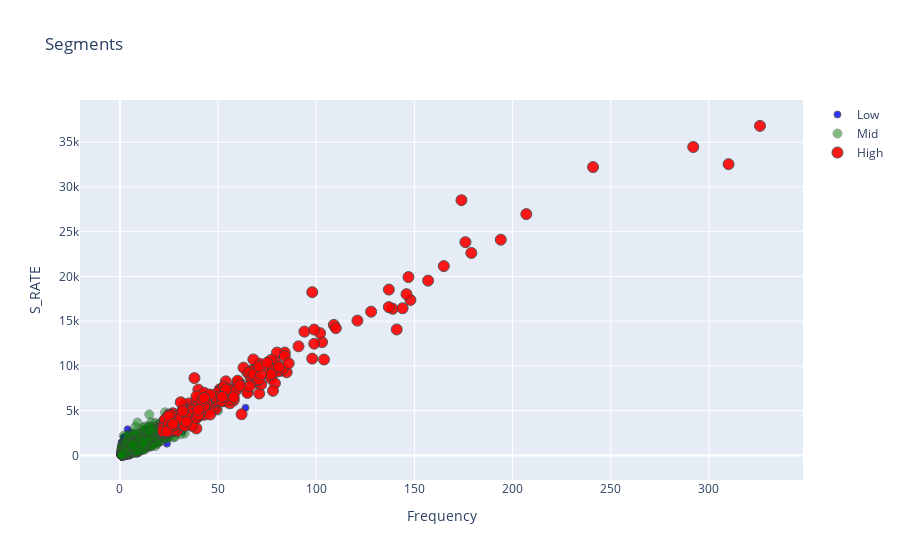

The code cell stored with this chart in its notebook:
### Code cell
plot_layout = go.Layout(
        yaxis= {'title': "S_RATE"},
        xaxis= {'title': "Frequency"},
        title='Segments'
    )
fig = go.Figure(data=plot_data, layout=plot_layout)
pyoff.iplot(fig)

### Figure 1 — Plotly figure (JSON) as saved in the notebook; plotly's stock layout.template omitted (floating-point values rounded to 4 significant figures; data arrays with more than 128 entries replaced by an {"elided": "..."} marker saying what was removed)
{"data": [{"marker": {"color": "blue", "line": {"width": 1}, "opacity": 0.8, "size": 7}, "mode": "markers", "name": "Low", "type": "scatter", "x": {"elided": "17924 int values"}, "y": {"elided": "17924 float values"}}, {"marker": {"color": "green", "line": {"width": 1}, "opacity": 0.5, "size": 9}, "mode": "markers", "name": "Mid", "type": "scatter", "x": {"elided": "7439 int values"}, "y": {"elided": "7439 float values"}}, {"marker": {"color": "red", "line": {"width": 1}, "opacity": 0.9, "size": 11}, "mode": "markers", "name": "High", "type": "scatter", "x": {"elided": "327 int values"}, "y": {"elided": "327 float values"}}], "layout": {"title": {"text": "Segments"}, "xaxis": {"title": {"text": "Frequency"}}, "yaxis": {"title": {"text": "S_RATE"}}}}
